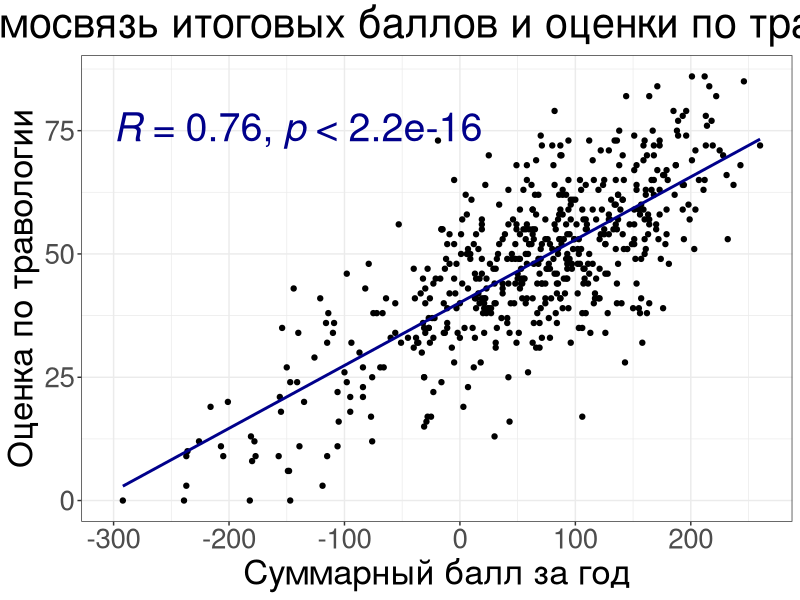
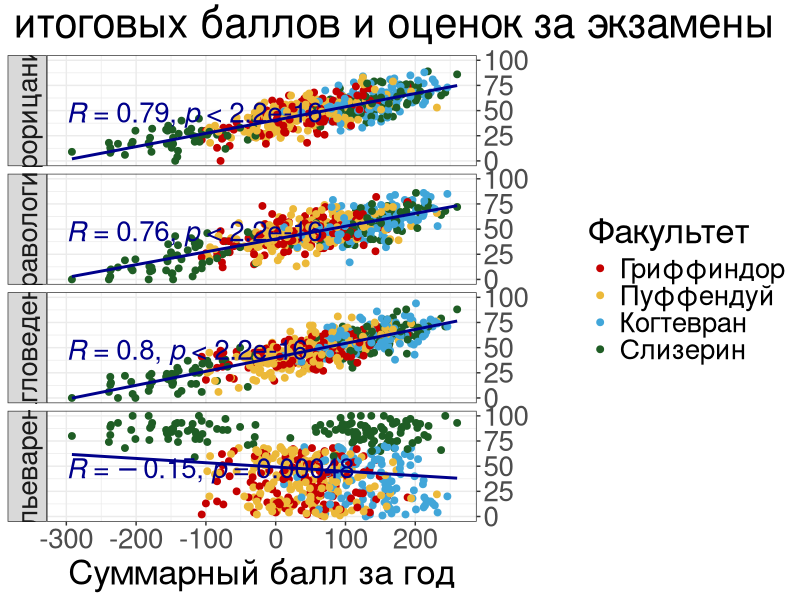
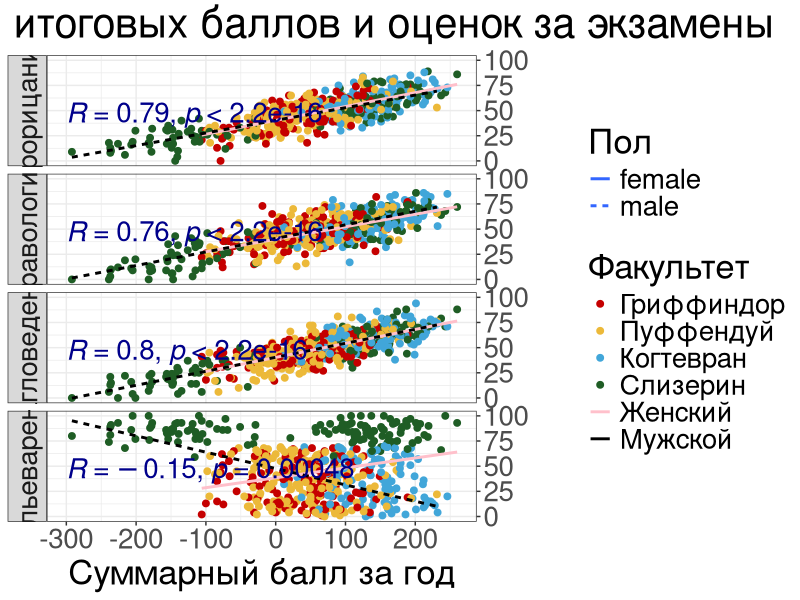
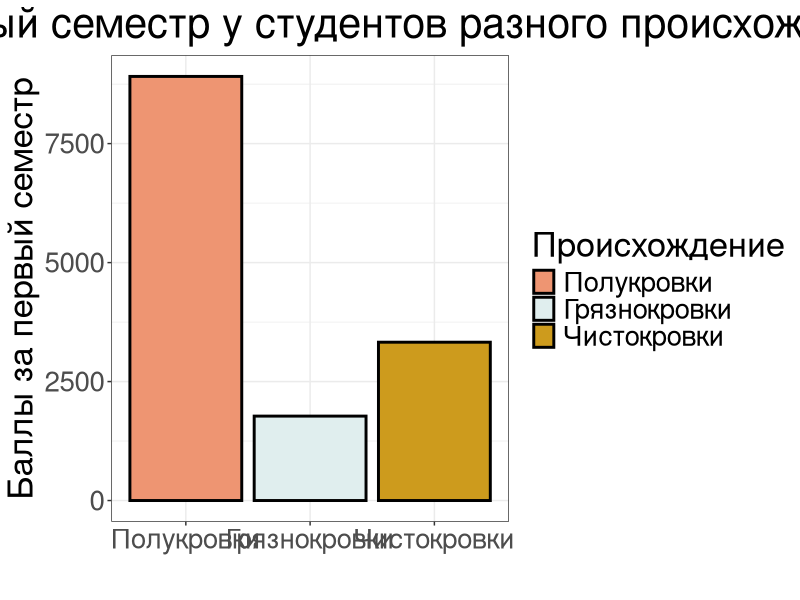
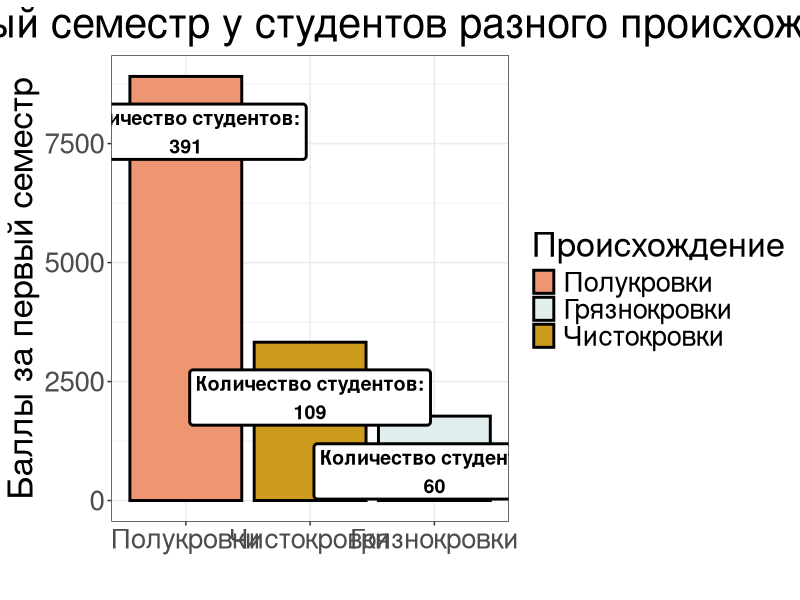
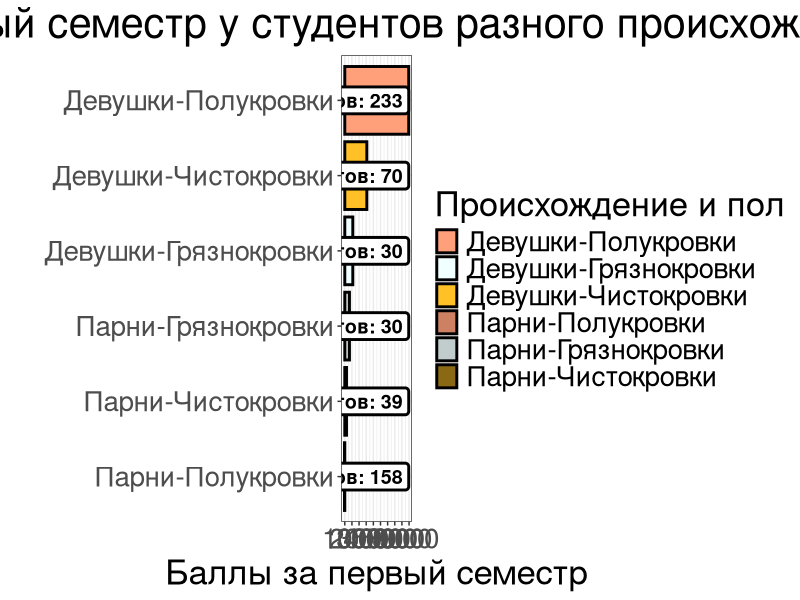
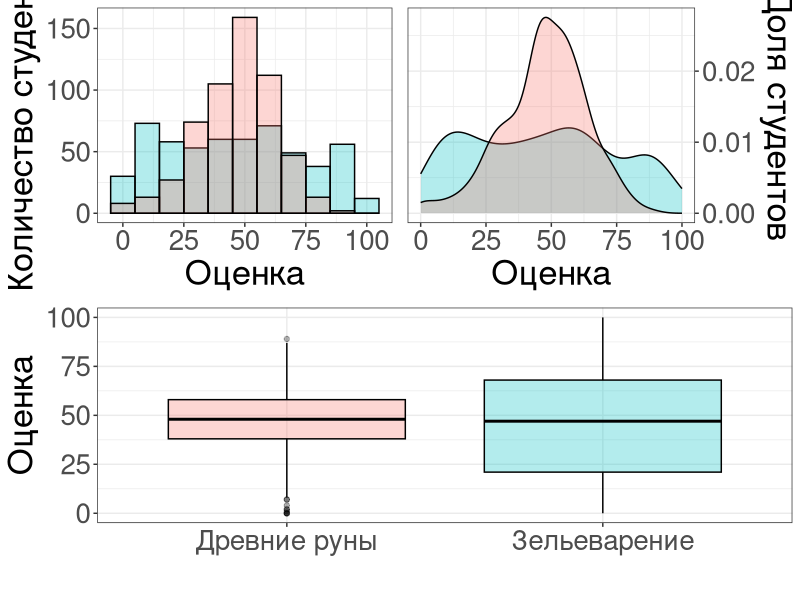
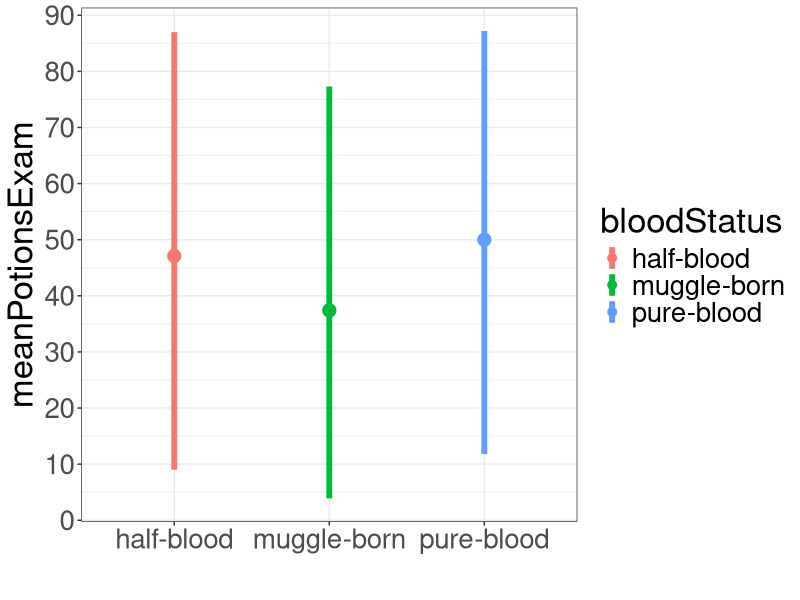

Generate these figures, in order, with R:
## ---- chunk 1
knitr::opts_chunk$set(echo = TRUE)
library(tidyverse)
library(ggpubr)


theme_custom <- theme_bw()+ theme(
    plot.title = element_text(size = 30, hjust = 0.5),
    plot.subtitle = element_text(size = 25, hjust = 0.5),
    strip.text = element_text(size = 20),
    axis.text = element_text(size = 20),
    axis.title = element_text(size = 25),
    legend.title = element_text(size = 25),
    legend.text = element_text(size = 20)
  )

## ---- chunk 2

data <- read_csv("data/raw/hogwarts_2024.csv") %>% 
  mutate(across(c(where(is.character), "course"), function(x) as.factor(x)))

## ---- chunk 3

ggplot(data, aes(x = result, y = `Herbology exam`)) +
  geom_point()+ 
  geom_smooth(method = "lm", se = FALSE, colour = "darkblue")+
  stat_cor(method = "pearson", label.x = -300, label.y = 75, size = 10, colour = "darkblue")+
  labs( title = "Взаимосвязь итоговых баллов и оценки по травологии",
        x = "Cуммарный балл за год", y = "Оценка по травологии")+
  theme_custom
## ---- chunk 4

data_long <- data %>% 
  pivot_longer(cols = c(`Herbology exam`, `Muggle studies exam`, `Divinations exam`, `Potions exam`),
               names_to = "exam", values_to = "score") %>% 
  rename("Факультет" = house) %>% 
  mutate("Экзамен" = fct_recode(as.factor(exam),
                              "Травология" = "Herbology exam", 
                              "Магловедение" = "Muggle studies exam",
                              "Прорицания" = "Divinations exam",
                              "Зельеварение" = "Potions exam"))

ggplot(data_long, aes(x = result, y = score, colour = Факультет)) +
  geom_point(size = 2)+ 
  geom_smooth(method = "lm", se = FALSE, colour = "darkblue")+
  stat_cor(method = "pearson", label.x = -300, label.y = 45, size = 7, colour = "darkblue")+
  labs( title = "Взаимосвязь итоговых баллов и оценок за экзамены",
        x = "Cуммарный балл за год", y = " ")+
  scale_colour_manual(values = c("Gryffindor" = "#C50000", "Hufflepuff" = "#ECB939", 
                             "Ravenclaw" = "#41A6D9", "Slytherin" = "#1F5D25"), 
                      labels = c("Gryffindor" = "Гриффиндор", "Hufflepuff" = "Пуффендуй", 
                             "Ravenclaw" = "Когтевран",  "Slytherin" = "Слизерин"))+
  scale_y_continuous(position = "right")+
  facet_grid(Экзамен ~ ., switch = "y")+
  theme_custom

## ---- chunk 5


ggplot(data_long, aes(x = result, y = score, colour = Факультет)) +
  geom_point(size = 2)+ 
  geom_smooth(aes(colour = sex, linetype = sex), method = "lm", se = FALSE) + 
  stat_cor(method = "pearson", label.x = -300, label.y = 45, size = 7, colour = "darkblue")+
  labs( title = "Взаимосвязь итоговых баллов и оценок за экзамены",
        x = "Cуммарный балл за год", y = " ", linetype = "Пол") +
  scale_colour_manual(values = c("Gryffindor" = "#C50000", "Hufflepuff" = "#ECB939", 
                             "Ravenclaw" = "#41A6D9", "Slytherin" = "#1F5D25", 
                             "male" = "black", "female" = "pink"), 
                      labels = c("Gryffindor" = "Гриффиндор", "Hufflepuff" = "Пуффендуй", 
                             "Ravenclaw" = "Когтевран",  "Slytherin" = "Слизерин",
                             "male" = "Мужской", "female" = "Женский"))+
  scale_y_continuous(position = "right")+
  facet_grid(Экзамен ~ ., switch = "y")+
  theme_custom

## ---- chunk 6

data %>% 
  rowwise() %>% 
  mutate(first_term = sum(c_across(week_1:week_17))) %>% 
  ungroup() %>% 
  group_by(bloodStatus) %>% 
  summarise(n = n(), first_term = sum(first_term)) %>% 
  ungroup() %>% 
  ggplot(aes(x = fct_recode(bloodStatus, "Полукровки" = "half-blood", "Грязнокровки" = "muggle-born", 
                              "Чистокровки" = "pure-blood" ), y = first_term, fill = bloodStatus))+
  geom_col(colour = "black", linewidth = 1)+
  scale_fill_manual(values = c("half-blood" = "lightsalmon2", "muggle-born" = "azure2", 
                               "pure-blood" = "goldenrod3"), 
                    labels = c("half-blood" = "Полукровки", "muggle-born" = "Грязнокровки", 
                               "pure-blood" = "Чистокровки"))+
  labs(y = "Баллы за первый семестр", x = "", fill = "Происхождение",
       title = "Баллы за первый семестр у студентов разного происхождения")+
  theme_custom

## ---- chunk 7

data %>% 
  rowwise() %>% 
  mutate(first_term = sum(c_across(week_1:week_17))) %>% 
  ungroup() %>% 
  group_by(bloodStatus) %>% 
  summarise(n = n(), first_term = sum(first_term)) %>% 
  ungroup() %>% 
  ggplot(aes(x = fct_reorder( fct_recode(bloodStatus, "Полукровки" = "half-blood", "Грязнокровки" = "muggle-born", 
                              "Чистокровки" = "pure-blood" ), first_term, .desc = TRUE), y = first_term, 
             fill = bloodStatus))+
  geom_col(colour = "black", linewidth = 1)+
  geom_label(aes(label = paste0("Количество студентов:", "\n", n)), 
             colour = "black", fill = "white", fontface = "bold", label.size = 1, size = 5, vjust = 1.5)+
  scale_fill_manual(values = c("half-blood" = "lightsalmon2", "muggle-born" = "azure2", 
                               "pure-blood" = "goldenrod3"), 
                    labels = c("half-blood" = "Полукровки", "muggle-born" = "Грязнокровки", 
                               "pure-blood" = "Чистокровки"))+
  labs(y = "Баллы за первый семестр", x = "", fill = "Происхождение",
       title = "Баллы за первый семестр у студентов разного происхождения")+
  theme_custom

## ---- chunk 8

sex_blood_first_term <-
data %>% 
  rowwise() %>% 
  mutate(first_term = sum(c_across(week_1:week_17))) %>% 
  ungroup() %>% 
  group_by(bloodStatus, sex) %>% 
  summarise(n = n(), first_term = sum(first_term)) %>% 
  ungroup() %>% 
  mutate(sex_blood = paste0(sex, "_", bloodStatus)) %>% 
  ggplot(aes(x = fct_reorder( fct_recode(
    sex_blood, "Девушки-Полукровки" = "female_half-blood", "Парни-Полукровки" = "male_half-blood",
    "Девушки-Грязнокровки" = "female_muggle-born", "Парни-Грязнокровки" = "male_muggle-born", 
    "Девушки-Чистокровки" = "female_pure-blood", "Парни-Чистокровки" = "male_pure-blood"), 
    first_term, .desc = FALSE), y = first_term, fill = sex_blood))+
  geom_col(colour = "black", linewidth = 1)+
  geom_label(aes(y = max(first_term), label = paste0("Количество студентов: ", n)), 
             colour = "black", fill = "white", fontface = "bold", label.size = 1, size = 5, hjust = 1)+
  scale_fill_manual(values = c( "female_half-blood" = "lightsalmon", "male_half-blood" = "lightsalmon3", 
                                "female_muggle-born" = "azure", "male_muggle-born" = "azure3", 
                                "female_pure-blood" = "goldenrod1", "male_pure-blood" = "goldenrod4"),
                    labels = c( "female_half-blood" = "Девушки-Полукровки", "male_half-blood" = "Парни-Полукровки", 
                                "female_muggle-born" = "Девушки-Грязнокровки", "male_muggle-born" = "Парни-Грязнокровки", 
                                "female_pure-blood" = "Девушки-Чистокровки","male_pure-blood" = "Парни-Чистокровки")) +
  scale_y_continuous(breaks = seq(-1000,10000,1000))+
  labs(y = "Баллы за первый семестр", x = "", fill = "Происхождение и пол",
       title = "Баллы за первый семестр у студентов разного происхождения и пола")+
  coord_flip()+
  theme_custom

sex_blood_first_term
## ---- chunk 9
ggsave("data/pics/sex_blood_first_term.png", sex_blood_first_term, width = 15, height = 10, dpi = 300, units = "in")
## ---- chunk 10

exam_histogram <- ggplot(data)+
  geom_histogram(aes(`Potions exam`, fill = "Зельеварение"), alpha = 0.3, 
                 bins = ceiling(log2(nrow(data))+1), colour = "black")+
  geom_histogram(aes(`Study of ancient runes exam`, fill = "Древние руны"), alpha = 0.3,
                  bins = ceiling(log2(nrow(data))+1), colour = "black")+
  labs(x = "Оценка", y = "Количество студентов", fill = "Экзамен")+
  theme_custom 

exam_density <- ggplot(data)+
  geom_density(aes(`Potions exam`, fill = "Зельеварение"), 
               alpha = 0.3, colour = "black")+
  geom_density(aes(`Study of ancient runes exam`, fill = "Древние руны"), 
               alpha = 0.3, colour = "black")+
  scale_y_continuous(position = "right")+
  labs(x = "Оценка", y = "Доля студентов", fill = "Экзамен")+
  theme_custom


 exam_boxplot <- data %>% 
  pivot_longer(cols = c(`Potions exam`, `Study of ancient runes exam`),
               names_to = "exam", values_to = "score") %>% 
  mutate("Экзамен" = fct_recode(as.factor(exam),
                              "Зельеварение" = "Potions exam", 
                              "Древние руны" = "Study of ancient runes exam"
                              ), 
         "Экзамен" = fct_relevel(Экзамен, "Древние руны", "Зельеварение")) %>% 
  ggplot(aes(x = Экзамен, y = score, fill = Экзамен))+
  geom_boxplot(alpha = 0.3, colour = "black")+
  labs(x = "", y = "Оценка",  fill = "Экзамен")+
  theme_custom
  
  
ggarrange(
  ggarrange(exam_histogram, exam_density, ncol = 2, common.legend = TRUE, legend = "none"),
  exam_boxplot, nrow = 2, common.legend = TRUE, legend = "none", heights = c(1, 1))


## ---- chunk 11

data %>% 
  group_by(bloodStatus) %>% 
  summarise(meanPotionsExam = signif(mean(`Potions exam`), 3),
            lower_Bound = quantile(`Potions exam`, 0.1), 
            upper_Bound = quantile(`Potions exam`, 0.9)) %>% 
  ggplot(aes(x = bloodStatus, meanPotionsExam))+
  geom_pointrange(aes(ymin = lower_Bound,
                      ymax = upper_Bound, 
                      colour = bloodStatus),
                # width = 0.3,
                linewidth = 2,
                fatten = 7)+
  scale_y_continuous(breaks = seq(0,100,10))+
  labs(x = "")+
  theme_custom

## ---- chunk 12

data_stat <- data %>%
  group_by(house) %>%
  summarise(stat = mean(result))


ggplot(data, aes(x = house, y = result, fill = house)) +
  geom_violin(colour = "darkgrey",  linewidth = 1) +
  geom_boxplot(fill = "white", colour = "darkgrey", width = 0.05, linewidth = 1) +
  geom_point(data = data_stat, aes(x = house, y = stat), 
             shape = 23, size = 12, fill = "brown4", colour = "black", stroke = 2)+
  geom_hline(yintercept = 0, linetype = "dashed", colour = "firebrick1", linewidth = 1)+
  scale_y_continuous(breaks = seq(-500, 500, 50))+
  scale_fill_manual(values = c("Gryffindor" = "#C50000", "Hufflepuff" = "#ECB939", 
                             "Ravenclaw" = "#41A6D9", "Slytherin" = "#1F5D25"), 
                      labels = c("Gryffindor" = "Гриффиндор", "Hufflepuff" = "Пуффендуй", 
                             "Ravenclaw" = "Когтевран",  "Slytherin" = "Слизерин"))+
  labs(x = "", y = "Количество очков", fill = "Факультет", 
       title = "Баллы студентов Хогвартса", 
       subtitle = "Распределение числа баллов у студентов различных факультетов Хогвартса в 2023-2024 учебном году", 
       caption = "Источник: нездоровая фантазия автора лекции")+
  facet_wrap(fct_recode(sex, "Девочки" = "female", "Мальчики" = "male") ~. )+ 
  theme_custom + 
  theme(
    panel.border = element_blank(),
    panel.grid.minor = element_blank(), 
    panel.grid.major = element_blank(), 
    axis.text.x = element_blank(), 
    legend.position = "inside", 
    legend.justification = c(0.5, 0)
       )
